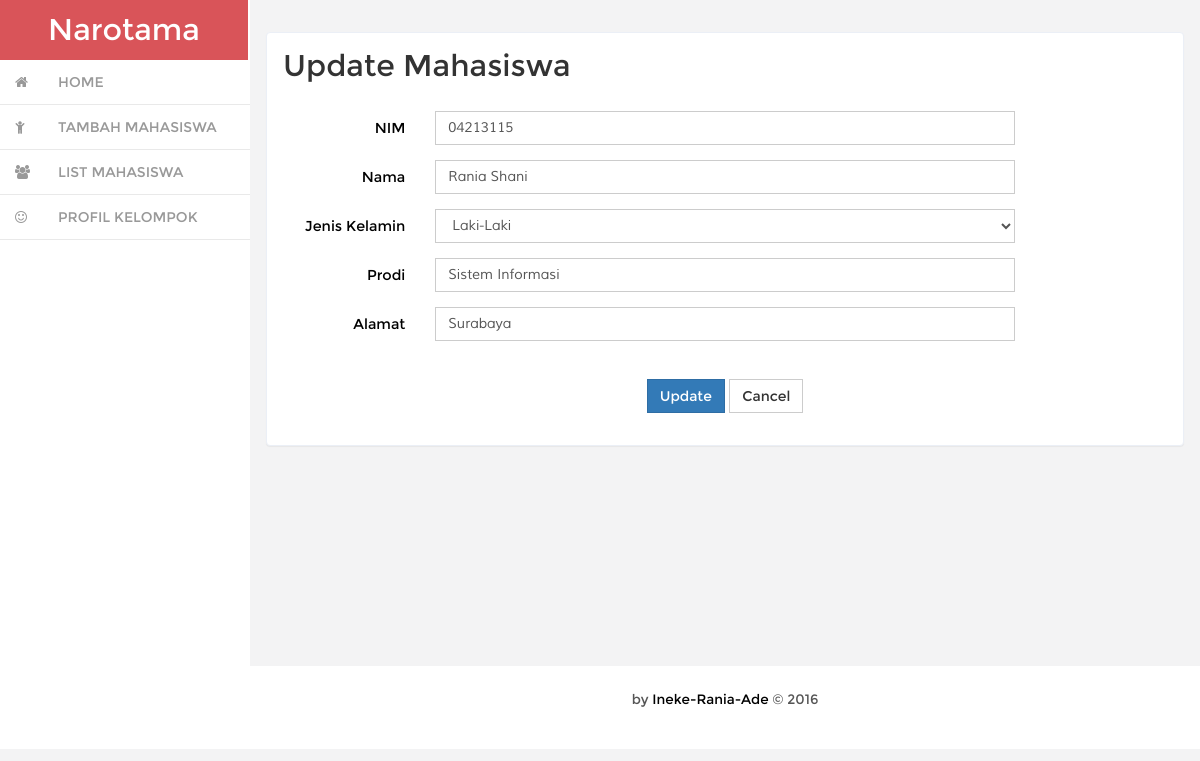
The page /index.php/mahasiswa/update/04213115 on the database its author committed.
### tables this page shows
CREATE TABLE IF NOT EXISTS `mahasiswa` (
  `nim` varchar(10) NOT NULL,
  `nama` varchar(50) NOT NULL,
  `jenis_kelamin` varchar(10) NOT NULL,
  `prodi` varchar(30) NOT NULL,
  `alamat` varchar(50) NOT NULL,
  PRIMARY KEY (`nim`)
);

### application/controllers/Mahasiswa.php (called while the page is built, shortened)
<?php
class Mahasiswa extends CI_Controller
{
    function __construct()
    {
        $this->load->model('Mahasiswa_model');
        $this->load->library('form_validation');
    }
    public function update($id)
    {
        $row = $this->Mahasiswa_model->get_by_id($id);
        if ($row) {
            $data = array(
                'button' => 'Update',
                'action' => site_url('mahasiswa/update_action'),
                'nim' => set_value('nim', $row->nim),
                'nama' => set_value('nama', $row->nama),
                'jenis_kelamin' => set_value('jenis_kelamin', $row->jenis_kelamin),
                'prodi' => set_value('prodi', $row->prodi),
                'alamat' => set_value('alamat', $row->alamat),
                );
            $this->load->view('mahasiswa/mahasiswa_form', $data);
        } else {
            $this->session->set_flashdata('message', 'Record Not Found');
            redirect(site_url('mahasiswa'));
        }
    }
}

### index.php (called while the page is built, shortened)
<?php
require_once BASEPATH.'core/CodeIgniter.php';

### application/models/Mahasiswa_model.php (called while the page is built, shortened)
<?php
class Mahasiswa_model extends CI_Model
{
    public $table = 'mahasiswa';
    public $id = 'nim';
    function get_by_id($id)
    {
        $this->db->where($this->id, $id);
        return $this->db->get($this->table)->row();
    }
}

### application/views/mahasiswa/mahasiswa_form.php (the view, shortened to what this page needs)
<link rel="stylesheet" href="<?php echo base_url('assets/css/bootstrap.min.css');?>"/>
<div class="blank">
    <div class="blank-page">
        <h2 id="forms-example" class=""><?php echo $button ?> Mahasiswa </h2>
        <p><br /></p>
            <form action="<?php echo $action; ?>" method="post" class="form-horizontal">
                <div class="form-group">
                    <label class="col-sm-2 control-label">NIM</label>
                    <div class="col-sm-8">
                        <input type="text" class="form-control" name="nim" id="nim" placeholder="NIM" value="<?php echo $nim; ?>" required />
                    </div>
                </div>
                <div class="form-group">
                    <label class="col-sm-2 control-label">Nama</label>
                    <div class="col-sm-8">
                        <input type="text" class="form-control" name="nama" id="nama" placeholder="Nama" value="<?php echo $nama; ?>" required />
                    </div>
                </div>
                <div class="form-group">
                    <label class="col-sm-2 control-label">Jenis Kelamin</label>
                    <div class="col-sm-8">
                        <select name="jenis_kelamin" id="jenis_kelamin" class="form-control" required>
                            <option value="Laki-Laki">Laki-Laki</option>
                        </select>
                    </div>
                </div>
                <div class="form-group">
                    <label class="col-sm-2 control-label">Prodi</label>
                    <div class="col-sm-8">
                        <input type="text" class="form-control" name="prodi" id="prodi" placeholder="Prodi" value="<?php echo $prodi; ?>" required />
                    </div>
                </div>
                <div class="form-group">
                    <label class="col-sm-2 control-label">Alamat</label>
                    <div class="col-sm-8">
                        <input type="text" class="form-control" name="alamat" id="alamat" placeholder="Alamat" value="<?php echo $alamat; ?>" required />
                    </div>
                </div>
                <div><br /></div>
                <div class="form-group" align="center">
                    <button class="btn-primary btn"><?php echo $button ?></button>
                    <a href="<?php echo site_url('mahasiswa') ?>" class="btn btn-default">Cancel</a>
                </div>
        	</form>
    </div>
</div>

### assets/css/style.css (style rules this page uses)
h4, h5, h6, h1, h2, h3 { margin: 0; }
p { margin: 0; }
html, body { font-family:'Montserrat-Regular'; font-size: 100%; background:#F3F3F4; overflow-x: hidden; }
body a { transition:0.5s all; -webkit-transition:0.5s all; -moz-transition:0.5s all; -o-transition:0.5s all; -ms-transition:0.5s all; }
.blank { padding: 1em; min-height: 650px; }
.blank-page { padding: 1em; background: #fff; border: 1px solid #ebeff6; border-radius: 4px; -webkit-border-radius: 4px; -o-border-radius: 4px; -moz-border-radius: 4px; -ms-border-radius: 4px; -webkit-box-shadow: 0 1px 1px rgba(0,0,0,.05); box-shadow: 0 1px 1px rgba(0,0,0,.05); }
.blank-page p { font-size: 0.9em; color: #999; line-height: 2em; font-family: 'Muli-Regular'; }
.form-control { box-shadow: none; outline: none; border-radius: 0px; font-family: 'Muli-Regular'; }
.btn { border-radius: 0px; outline: none; }
.checkbox-inline label,.checkbox-inline1 label,.form-group label { font-weight:400; }
label.control-label { font-weight: 100; color: #000; font-size: 0.9em; margin: 0; }

### rows shown on the page
mahasiswa: nim "04213115", nama "Rania Shani", prodi "Sistem Informasi", alamat "Surabaya"

### other values the page prints
$button "Update"
